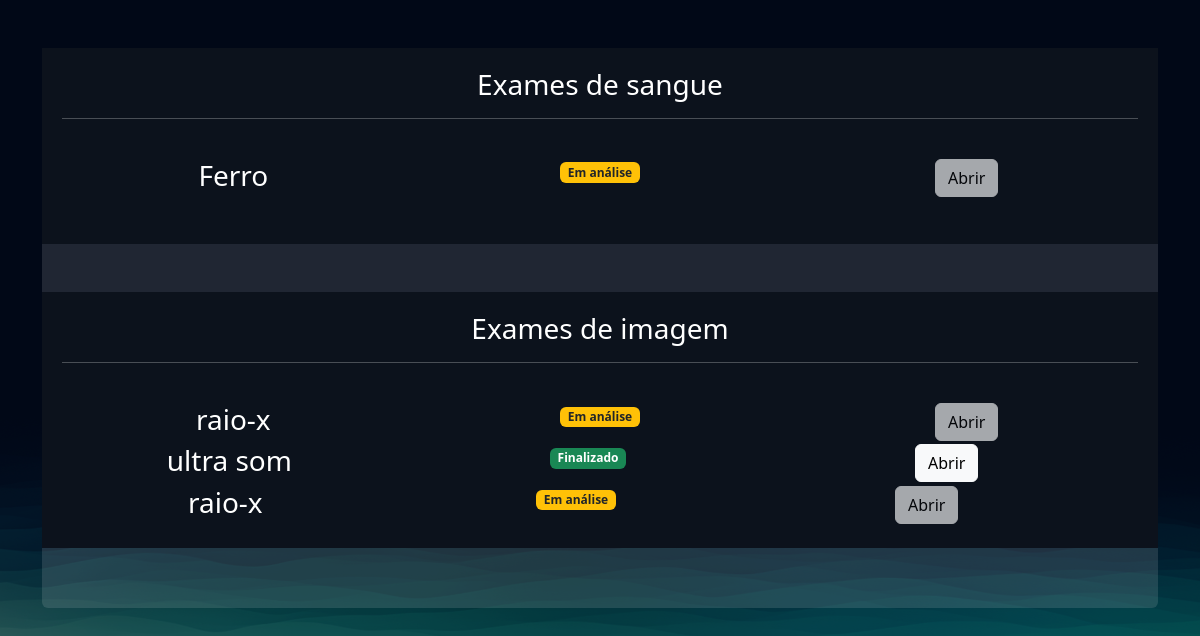
The page /exames/gerenciar_exames/ (signed in) on the database its author committed.
### exames/models.py (models this page shows, shortened)
class SolicitacaoExame(models.Model):
    choice_status = (
        ('E', 'Em análise'),
        ('F', 'Finalizado')
    )
    usuario = models.ForeignKey(User, on_delete=models.DO_NOTHING)
    exame = models.ForeignKey(TiposExames, on_delete=models.DO_NOTHING)
    status = models.CharField(max_length=2, choices=choice_status)
    resultado = models.FileField(upload_to="resultados", null=True, blank=True)
    requer_senha = models.BooleanField(default=False)
    senha = models.CharField(max_length=6, null=True, blank=True)
    def badge_template(self):
        if self.status == 'E':
            classes_css = 'bg-warning text-dark'
            texto = "Em análise"
        elif self.status == 'F':
            classes_css = 'bg-success'
            texto = "Finalizado"
        return mark_safe(f"<span class='badge bg-primary {classes_css}'>{texto}</span>")

class TiposExames(models.Model):
    tipo_choices = (
        ('I', 'Exame de imagem'),
        ('S', 'Exame de Sangue')
    )
    nome = models.CharField(max_length=50)
    tipo = models.CharField(max_length=2, choices=tipo_choices)
    preco = models.FloatField()
    disponivel = models.BooleanField(default=True)
    horario_inicial = models.IntegerField()
    horario_final = models.IntegerField()

### exames/views.py (the view)
# urls.py: path('gerenciar_exames/', views.gerenciar_exames, name="gerenciar_exames"),
@login_required
def gerenciar_exames(request):
    exames = SolicitacaoExame.objects.filter(usuario=request.user)
    return render(request, 'gerenciar_exames.html', {'exames': exames})

### exames/templates/gerenciar_exames.html (shortened to what this page needs)
{% extends "bases/base.html" %}
{% load static %}
{% block 'head' %}
<link href="{% static 'exames/css/css.css' %}" rel="stylesheet">
<link href="{% static 'exames/css/gerenciar_pedidos.css' %}" rel="stylesheet">
<link href="{% static 'exames/css/gerenciar_exames.css' %}" rel="stylesheet">
{% endblock 'head' %}
{% block 'conteudo' %}
<br>
<br>
<div class="container">
    <div class="card card-view">
        <div class="sub-card">
            <h3>Exames de sangue</h3>
            <hr>
            <br>
            {% for exame in exames %}
            {% if exame.exame.tipo == 'S'%}
            <div class="row">
                <div class="col-md">
                    <h3>{{exame.exame.nome}}</h3>
                </div>
                <div class="col-md">{{exame.badge_template}}</div>
                <div class="col-md">
                    {% if exame.status == 'F' %}
                    <a href="{% url " permitir_abrir_exame" exame.id %}" class="btn btn-light">Abrir</a>
                    {% else %}
                    <a href="#" class="btn btn-light disabled">Abrir</a>
                    {% endif %}
                </div>
            </div>
            <br>
            {% endif %}
            {% endfor %}
        </div>
        <br>
        <br>
        <div class="sub-card">
            <h3>Exames de imagem</h3>
            <hr>
            <br>
            {% for exame in exames %}
            {% if exame.exame.tipo == 'I'%}
            <div class="row">
                <div class="col-md">
                    <h3>{{exame.exame.nome}}</h3>
                </div>
                <div class="col-md">{{exame.badge_template}}</div>
                <div class="col-md">
                    {% if exame.status == 'F' %}
                    <a href="{% url "permitir_abrir_exame" exame.id %}" class="btn btn-light">Abrir</a>
                    {% else %}
                    <a href="#" class="btn btn-light disabled">Abrir</a>
                    {% endif %}
                </div>
                <br>
                {% endif %}
                {% endfor %}
            </div>
        </div>
    </div>
    {% endblock 'conteudo' %}

### templates/static/geral/css/base.css (style rules this page uses)
:root { --main-color: #151C34; --dark-color: #0C121C; --light-color: #6DE6EE; --contrast-color: #f4c96b; --differential-color: #066668; }
* { color: white }

### templates/static/exames/css/css.css (style rules this page uses)
body { background-image: url('/static/geral/img/bg2.png'); background-size: cover; }
.card { background-color: rgba(217, 217, 217, .14); color: white; padding: 15px; }

### templates/static/exames/css/gerenciar_pedidos.css (style rules this page uses)
.card-view { text-align: center; padding: 0; border: none; height: 70vh; }

### templates/static/exames/css/gerenciar_exames.css (style rules this page uses)
.sub-card { background-color: var(--dark-color); padding: 20px; }

### rows shown on the page
SolicitacaoExame: exame.nome "Ferro", badge_template "Em análise", shows "Abrir"
SolicitacaoExame: exame.nome "raio-x", badge_template "Em análise", shows "Abrir"
SolicitacaoExame: exame.nome "ultra som", badge_template "Finalizado", shows "Abrir"
SolicitacaoExame: exame.nome "raio-x", badge_template "Em análise", shows "Abrir"
